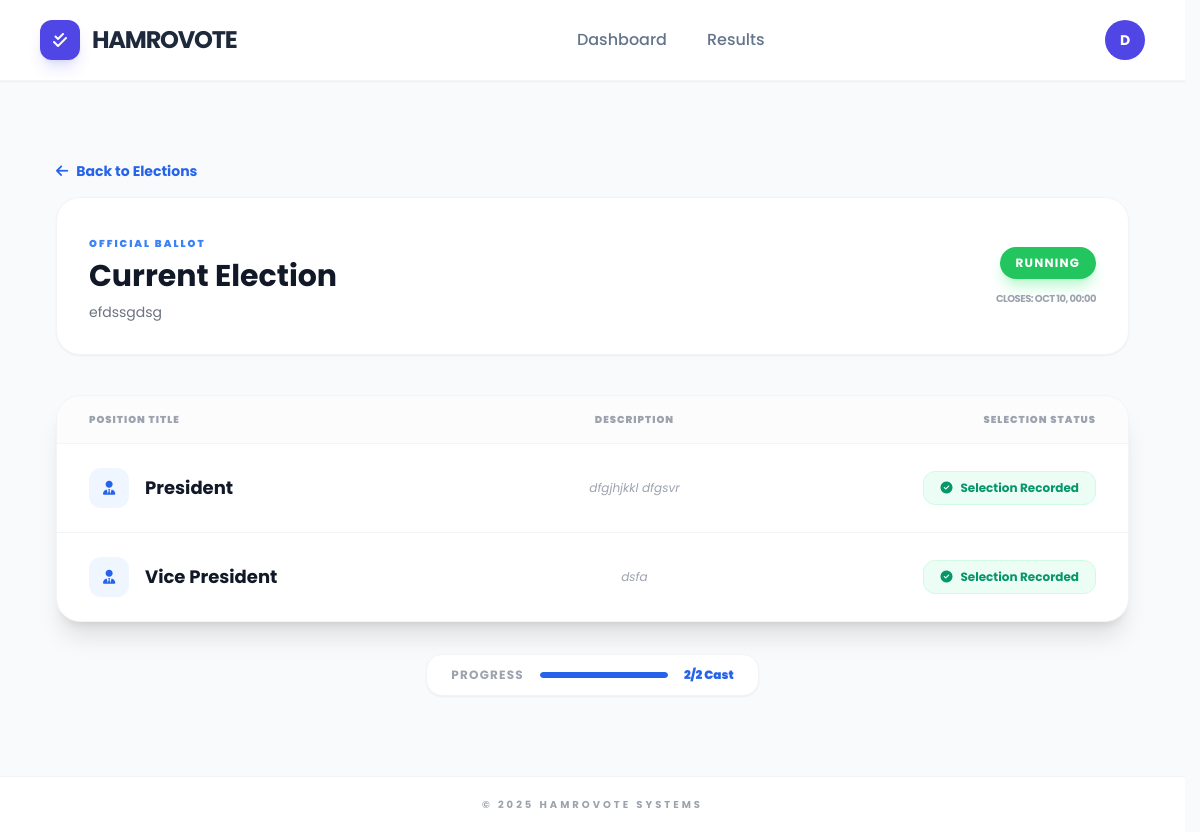
Screenshot of /ballot/1/ (signed in) with the database file from the repository.
### voter/models.py (models this page shows, shortened)
class Election(models.Model):
    title = models.CharField(max_length=200)
    description = models.TextField(blank=True, null=True)
    start_date = models.DateTimeField()
    end_date = models.DateTimeField()
    is_active = models.BooleanField(default=True)
    created_at = models.DateTimeField(auto_now_add=True)
    @property
    def status(self):
        now = timezone.now()
        if not self.is_active:
            return "Disabled"
        if now < self.start_date:
            return "Upcoming"
        elif now > self.end_date:
            return "Closed"
        return "Running"
    class Meta:
        ordering = ['-start_date']

class Position(models.Model):
    election = models.ForeignKey(Election, on_delete=models.CASCADE, related_name='positions')
    title = models.CharField(max_length=100)
    description = models.TextField(blank=True, null=True)
    order = models.IntegerField(default=0)
    class Meta:
        ordering = ['order']

### voter/views.py (the view)
# urls.py: path('ballot/<int:election_id>/', views.election_ballot, name='election_ballot'),
@login_required
def election_ballot(request, election_id):
    election = get_object_or_404(Election, id=election_id)
    if election.status == "Disabled":
        messages.error(request, "This election event is currently hidden by the administrator.")
        return redirect('voter:voter_dashboard')
    positions = Position.objects.filter(election=election)
    voter_profile = request.user.voter
    voted_ids = ParticipationLedger.objects.filter(
        voter=voter_profile,
        position__election=election
    ).values_list('position_id', flat=True)
    return render(request, 'voter/ballot.html', {
        'election': election,
        'positions': positions,
        'voted_ids': voted_ids
    })

### voter/templates/voter/ballot.html (shortened to what this page needs)
{% extends 'voter/base.html' %}
{% block content %}
<div class="max-w-6xl mx-auto py-10 px-4">
    <div class="mb-10">
        <a href="{% url 'voter:voter_dashboard' %}" class="text-blue-600 hover:text-blue-800 text-sm font-bold flex items-center mb-4 transition">
            <i class="fas fa-arrow-left mr-2"></i> Back to Elections
        </a>
        <div class="flex flex-col md:flex-row md:items-center justify-between gap-6 bg-white p-8 rounded-3xl border border-gray-100 shadow-sm">
            <div>
                <span class="text-[10px] font-black uppercase tracking-[0.2em] text-blue-500">Official Ballot</span>
                <h1 class="text-3xl font-bold text-gray-900 mt-1">{{ election.title }}</h1>
                <p class="text-gray-500 text-sm mt-2 max-w-xl">{{ election.description }}</p>
            </div>
            <div class="text-center md:text-right">
                <div class="inline-block px-4 py-2 rounded-2xl {% if election.status == 'Running' %}bg-green-500 text-white shadow-lg shadow-green-200{% else %}bg-gray-100 text-gray-500{% endif %} text-xs font-bold uppercase tracking-widest">
                    {{ election.status }}
                </div>
                <p class="text-[10px] text-gray-400 mt-3 font-bold uppercase tracking-tighter">
                    Closes: {{ election.end_date|date:"M d, H:i" }}
                </p>
            </div>
        </div>
    </div>
    <div class="bg-white rounded-3xl border border-gray-100 shadow-xl overflow-hidden">
        <div class="hidden md:grid grid-cols-12 bg-gray-50/50 px-8 py-4 border-b border-gray-100 text-[10px] font-black uppercase tracking-widest text-gray-400">
            <div class="col-span-4">Position Title</div>
            <div class="col-span-5 text-center">Description</div>
            <div class="col-span-3 text-right">Selection Status</div>
        </div>
        <div class="divide-y divide-gray-100">
            {% for pos in positions %}
            <div class="grid grid-cols-1 md:grid-cols-12 items-center px-8 py-6 hover:bg-blue-50/30 transition group">
                <div class="col-span-4 mb-2 md:mb-0">
                    <div class="flex items-center">
                        <div class="w-10 h-10 rounded-xl bg-blue-50 text-blue-600 flex items-center justify-center mr-4 group-hover:bg-blue-600 group-hover:text-white transition-colors">
                            <i class="fas fa-user-tie text-sm"></i>
                        </div>
                        <h3 class="font-bold text-gray-900 text-lg">{{ pos.title }}</h3>
                    </div>
                </div>
                <div class="col-span-5 text-center px-4 mb-4 md:mb-0">
                    <p class="text-xs text-gray-400 italic leading-relaxed">
                        {{ pos.description|default:"No specific role description provided." }}
                    </p>
                </div>
                <div class="col-span-3 text-right">
                    {% if pos.id in voted_ids %}
                        <div class="inline-flex items-center text-emerald-600 bg-emerald-50 px-4 py-2 rounded-xl text-xs font-bold border border-emerald-100">
                            <i class="fas fa-check-circle mr-2"></i> Selection Recorded
                        </div>
                    {% endif %}
                </div>
            </div>
            {% empty %}
            <div class="p-20 text-center">
                <i class="fas fa-ballot text-4xl text-gray-200 mb-4"></i>
                <p class="text-gray-400 italic">No voting positions have been set up for this ballot yet.</p>
            </div>
            {% endfor %}
        </div>
    </div>
    <div class="mt-8 flex justify-center">
        <div class="bg-white px-6 py-3 rounded-2xl border border-gray-100 shadow-sm flex items-center space-x-4">
            <span class="text-xs font-bold text-gray-400 uppercase tracking-widest">Progress</span>
            <div class="w-32 bg-gray-100 h-1.5 rounded-full overflow-hidden">
                <div class="bg-blue-600 h-full rounded-full transition-all" style="width: {% widthratio voted_ids|length positions|length 100 %}%"></div>
            </div>
            <span class="text-xs font-black text-blue-600">{{ voted_ids|length }}/{{ positions|length }} Cast</span>
        </div>
    </div>
</div>
{% endblock %}

### voter/templates/voter/base.html (shortened to what this page needs)
{% load static %}
<!DOCTYPE html>
<html lang="en">
<head>
    <script src="https://cdn.tailwindcss.com"></script>
    <link rel="stylesheet" href="https://cdnjs.cloudflare.com/ajax/libs/font-awesome/6.4.0/css/all.min.css">
</head>
<body class="bg-slate-50 min-h-screen flex flex-col">
    <nav class="bg-white shadow-sm sticky top-0 z-50 border-b border-gray-100">
        <div class="max-w-7xl mx-auto px-6 lg:px-10">
            <div class="flex justify-between items-center h-20">
                <a href="{% url 'voter:voter_dashboard' %}" class="flex items-center gap-3">
                    <div class="w-10 h-10 bg-indigo-600 rounded-xl flex items-center justify-center shadow-lg shadow-indigo-500/20">
                        <i class="fas fa-check-double text-white"></i>
                    </div>
                    <span class="text-2xl font-bold tracking-tighter text-slate-800 uppercase">HamroVote</span>
                </a>
                <div class="hidden md:flex items-center gap-10">
                    <a href="{% url 'voter:voter_dashboard' %}" class="nav-link {% if request.resolver_match.url_name == 'voter_dashboard' %}active{% endif %}">Dashboard</a>
                    <a href="{% url 'voter:results' %}" class="nav-link {% if request.resolver_match.url_name == 'results' %}active{% endif %}">Results</a>
                </div>
                <div class="relative">
                    <button onclick="toggleDropdown()" id="profile-btn" class="profile-icon w-10 h-10 rounded-full flex items-center justify-center text-white font-bold text-sm focus:outline-none">
                        {{ user.first_name|default:user.username|first|upper }}
                    </button>
                </div>
            </div>
        </div>
    </nav>
    <main class="flex-grow w-full max-w-7xl mx-auto px-6 lg:px-10 py-10">
        {% block content %}{% endblock %}
    </main>
    <footer class="bg-white border-t border-gray-100 py-5 text-center">
        <p class="text-[10px] font-bold text-gray-400 uppercase tracking-[0.3em]">© 2025 HamroVote Systems</p>
    </footer>
</body>
</html>

### voter/templates/voter/base.html (style rules this page uses)
* { font-family: 'Poppins', sans-serif; }
html { scrollbar-gutter: stable; }
.nav-link { position: relative; transition: all 0.3s ease; color: #64748b; font-weight: 500; }
.profile-icon { background-color: #4f46e5; transition: all 0.3s ease; cursor: pointer; }

### rows the page displays
Election: title "Current Election", description "efdssgdsg", status "RUNNING", end_date "OCT 10, 00:00"
Position: title "President", description "dfgjhjkkl dfgsvr", shows "Selection Recorded"
Position: title "Vice President", description "dsfa", shows "Selection Recorded"

### other values shown
{{ user.first_name|default:user.username|first|upper }} "D"
{{ voted_ids|length }} "2"
{{ positions|length }} "2"
